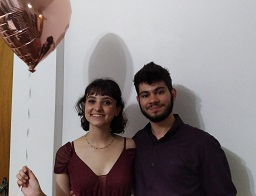
#> input picture Algoritmo genético/meandlaula.png, 256 x 196 px, found by its file name
$ python 'dl_algoritmo_genético_(14_01_21).py'
#> lines starting #> are read from the running program, lines starting #| are printed output that depends on the picture
# -*- coding: utf-8 -*-

from matplotlib.image import imsave, imread
from matplotlib import pyplot as plt
from PIL import Image, ImageDraw
import numpy as np

from Threads_.Threads_ import Trehdis
from time import time

img_orig = Image.open('D:\Desktop\git\Algoritmo genético/meandlaula.png', 'r')
#> img_orig is the input picture: PIL image 256x196 RGB; mean R, G, B 136.9, 127.2, 126.7
img_orig.thumbnail((250, 250))
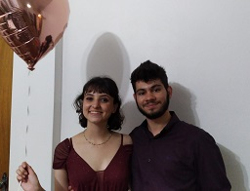
#> img_orig: PIL image 250x191 RGB; mean R, G, B 136.9, 127.2, 126.7

y_hat = np.asarray(img_orig, dtype=int)[ :, :, :3 ]


BACKGROUND_COLOR = tuple( [ int(x) for x in np.mean( np.mean(y_hat, axis=0), axis=0) ] )
#> BACKGROUND_COLOR = (136, 127, 126)

W, H, C = y_hat.shape
#> W = 191; H = 250; C = 3

img_new = Image.new('RGB', (H,W) )
#> img_new: PIL image 250x191 RGB; every value is 0

drw = ImageDraw.Draw(img_new, "RGBA")
drw.polygon( [(20,10),(150,150), (100,20)], fill=(255, 0, 0, 100))

y = np.asarray( img_new, dtype=int)
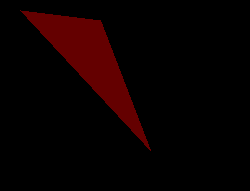
#> y: shape (191, 250, 3) int64; mean R, G, B 10.7, 0, 0

err = np.sum( ( ( y - y_hat )**2 ) / (W*H*C) )
#> err = 21995.6

def create_individual( w, h, triangles = 100 ):
#> called with w = 10, h = 20, triangles = 1
  chromosome = list()
  for _ in range(triangles):               # Criação dos triangulos
    for _ in range(3):                    # Cada vértice em cada triangulo
      x = int ( np.random.rand() * w )    # Width aleatório de inicio
      y = int ( np.random.rand() * h )    # Heigth aleatório de inicio
      chromosome += [x, y]
    r, g, b, a = [ int(np.random.rand()*255) for _ in range(4)  ]
    a = int((a/255)*64)
    chromosome += [r, g, b, a]
  return chromosome, None

create_individual(10,20,1)

def create_population(size, w, h):
#> called with size = 150, w = 191, h = 250
  population = list()
  for _ in range(size):
    population.append( create_individual(w,h) )
  return population


def get_phenotype( chromosome, triangles = 100):
  chromosome = chromosome.copy()
  img = Image.new('RGB', (H,W), BACKGROUND_COLOR )
  drw = ImageDraw.Draw(img,   'RGBA')

  for _ in range(triangles):
    triangle = list()
    for _ in range(3):
      x = chromosome.pop(0)
      y = chromosome.pop(0)
      triangle.append((y,x))
    r = chromosome.pop(0)
    g = chromosome.pop(0)
    b = chromosome.pop(0)
    a = chromosome.pop(0)
    drw.polygon(triangle, fill=(r,g,b,a) )
  return img


def fitness(y, y_hat):
  diff = (y - y_hat)**2
  err = np.sum(diff) / (y.shape[0]*y.shape[1]*y.shape[2])
  return err


def crossover(chr1, chr2):
  idx = np.random.randint(0, len(chr1))
  new_chr1 = chr1[ :idx] + chr2[idx: ]
  new_chr2 = chr2[ :idx] + chr1[idx: ]

  return new_chr1, new_chr2


def crossover2point(chr1, chr2):
  idx1 = np.random.randint(0, len(chr1))
  idx2 = np.random.randint(0, len(chr1))
  if idx1 > idx2:
    idx1, idx2 = idx2, idx1

  new_chr1 = chr1[:idx1] + chr2[idx1:idx2] + chr1[idx2:]
  new_chr2 = chr2[:idx1] + chr1[idx1:idx2] + chr2[idx2:]

  return new_chr1, new_chr2


def mutation(chr, n, w, h):
  l = len(chr)
  p = l*n
  tot = int( np.random.normal(p, p/2) )
  if tot < 0:
    tot = 0
  elif tot > l:
    tot = l

  for _ in range(tot):
    idx = np.random.randint(0, l)
    if (idx % 10) < 6:
      if idx % 2 :
        chr[idx] = int( np.random.rand() * w )
      else:
        chr[idx] = int( np.random.rand() * h )
    elif (idx % 10) < 9 :
        chr[idx] = int ( np.random.rand() * 255 )
    else :
        chr[idx] = int ( np.random.rand() * 64 )

  return chr


def compute_fitness(population, y_hat):

  scored = list()
  for chr, score in population:
    if score is None:
      img = get_phenotype(chr)
      y = np.asarray(img, dtype=int)
      score = fitness(y, y_hat)
    scored.append((chr, score))
  scored.sort(key=lambda x:x[1])
  return scored

def roulette(population):
  fitnesses = [1.0 / fitness for _, fitness in population]
  total = np.sum(fitnesses)
  choice = np.random.rand()*total
  subtotal = 0
  idx = 0
  for fitness in fitnesses:
    subtotal += fitness
    if subtotal >= choice:
      break
    idx += 1
  return idx


def new_generation(population, size, mutation_rate, w, h):
  new_population = list()
  while len(new_population) < size:
    chr1, _ = population[roulette(population)]
    chr2, _ = population[roulette(population)]

    new_chr1, new_chr2 = crossover2point(chr1, chr2)

    new_chr1 = mutation(new_chr1, mutation_rate, w, h)
    new_chr2 = mutation(new_chr2, mutation_rate, w, h)

    new_population.append((new_chr1, None))
    new_population.append((new_chr2, None))

  return new_population[:size]

# Precisamos da mesma quantidade de threads que pop_size
from threading import Thread, Lock

def compute_fitness_individual( individual, y_hat ):
  chr, score = individual
  if score is None:
    img = get_phenotype( chr )
    y = np.asarray(img, dtype=int)
    score = fitness(y, y_hat)
    new_individual = (chr, score)
  return new_individual

class Thredis ( Thread ):
  def __init__(self, function, param, hat):
    Thread.__init__(self)
    self.f     = function
    self.param = param
    self.hat   = hat

  def run (self):
    self.result = self.f ( self.param, self.hat )


def genalg(w, h, y_hat, pop_size, elite_size, epochs, mutation_rate):
  count = 0
  imgs = list()

  x, y = list(), list()

  threads = []

  population = create_population(pop_size, w, h)
  fig = plt.figure()

  for generation in range( epochs + 1 ):
    time1 = time()
    for ind in population:
      t = Thredis( function = compute_fitness_individual, param = ind, hat = y_hat )
      t.start()
      threads.append( t )

    for n,t in enumerate(threads):
      t.join()
      population[n] = t.result

    threads = []
    population.sort(key = lambda x : x[1])

    if generation % 100 == 0:
      chr, fit = population[0]
      img_gen = get_phenotype(chr)
      imgs.append(img_gen)
      y.append(fit)
      x.append(generation)

      count += 1

      print("Geração: ", generation, ", melhor: ", fit)

      plt.imshow(img_gen)
      plt.savefig('D:\Desktop\git\Algoritmo genético/Generation%sFit%2.10f.png'%(generation, fit), dpi =600)

    elite = population[:elite_size]
    population = new_generation( population, pop_size - elite_size, mutation_rate, w, h) + elite
    time2 = time()
    print( time2 - time1 )
#> this loop made 2 passes
#> pass 1, in get_phenotype, `img = Image.new('RGB', (H,W), BACKGROUND_COLOR )`:
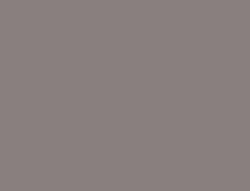
#> img: PIL image 250x191 RGB; mean R, G, B 136, 127, 126
#> pass 1, in genalg, `img_gen = get_phenotype(chr)`:
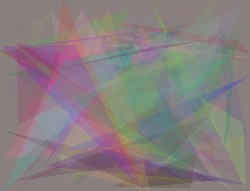
#> img_gen: PIL image 250x191 RGB; mean R, G, B 135, 126.1, 127.2
#> after the loop, count = 1; imgs = 1 item; population = 150 items; x = [0]; y = [5363.9]
  return imgs, x, y

#> (the run stopped early here; a loop or call above may not have finished)
